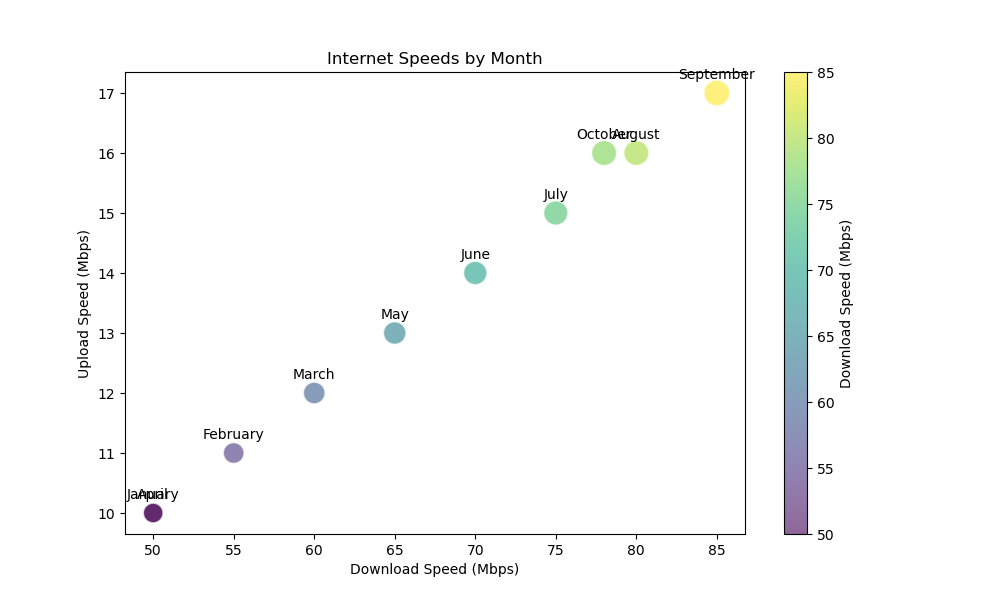

Reproduce this figure in Python.

import matplotlib.pyplot as plt

# Provided data
data = [
    {'Month': 'January', 'Download Speed (Mbps)': 50, 'Upload Speed (Mbps)': 10},
    {'Month': 'February', 'Download Speed (Mbps)': 55, 'Upload Speed (Mbps)': 11},
    {'Month': 'March', 'Download Speed (Mbps)': 60, 'Upload Speed (Mbps)': 12},
    {'Month': 'April', 'Download Speed (Mbps)': 50, 'Upload Speed (Mbps)': 10},
    {'Month': 'May', 'Download Speed (Mbps)': 65, 'Upload Speed (Mbps)': 13},
    {'Month': 'June', 'Download Speed (Mbps)': 70, 'Upload Speed (Mbps)': 14},
    {'Month': 'July', 'Download Speed (Mbps)': 75, 'Upload Speed (Mbps)': 15},
    {'Month': 'August', 'Download Speed (Mbps)': 80, 'Upload Speed (Mbps)': 16},
    {'Month': 'September', 'Download Speed (Mbps)': 85, 'Upload Speed (Mbps)': 17},
    {'Month': 'October', 'Download Speed (Mbps)': 78, 'Upload Speed (Mbps)': 16}
]

# Extracting months, download speeds, and upload speeds
months = [item['Month'] for item in data]
download_speeds = [item['Download Speed (Mbps)'] for item in data]
upload_speeds = [item['Upload Speed (Mbps)'] for item in data]

# Setting up the figure and axis
fig, ax = plt.subplots(figsize=(10, 6))

# Creating a scatter plot with diversified visual encoding
# Scatter points will be color-coded by download speed and size-coded by upload speed
colors = download_speeds
sizes = [upload * 20 for upload in upload_speeds] # Multiply by 20 for better visual difference in size

scatter = ax.scatter(download_speeds, upload_speeds, c=colors, s=sizes, cmap='viridis', alpha=0.6, edgecolors='w')

# Adding a color bar
cbar = plt.colorbar(scatter, ax=ax)
cbar.set_label('Download Speed (Mbps)')

# Adding labels for each point to show the corresponding month
for i, month in enumerate(months):
    ax.annotate(month, (download_speeds[i], upload_speeds[i]), textcoords="offset points", xytext=(0,10), ha='center')

# Labeling the axes
ax.set_xlabel('Download Speed (Mbps)')
ax.set_ylabel('Upload Speed (Mbps)')
ax.set_title('Internet Speeds by Month')

# Display the plot
plt.show()
